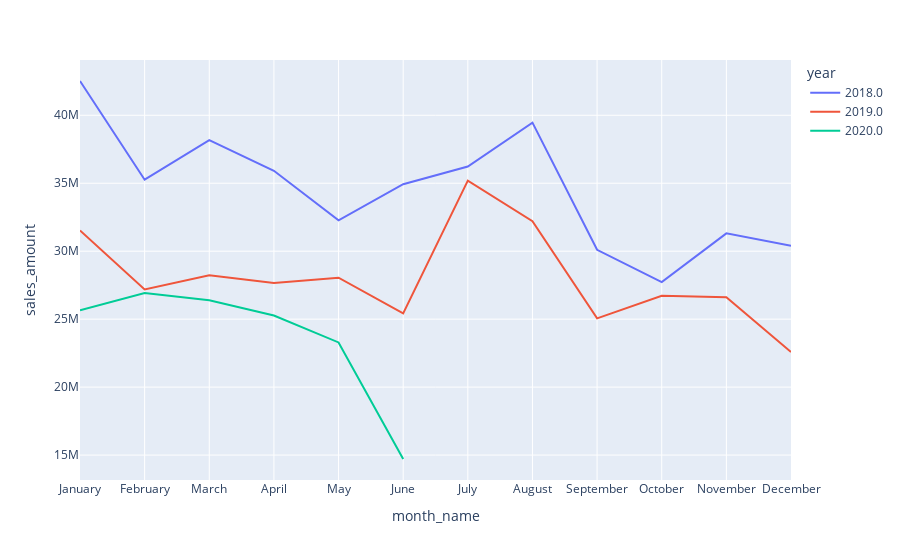

This figure's notebook cell:
### Code cell
month_year_group = df.groupby(['year','month_name'])['sales_amount'].sum()
month_year_group = month_year_group.reindex(months, level='month_name').reset_index()
fig = px.line(month_year_group[3:], x="month_name", y='sales_amount', color='year')
fig.update_layout(hovermode="x")
fig.update_xaxes(type='category', tick0='January')
fig.show()

# idk why its not working here

### Figure 1 — Plotly figure (JSON) as saved in the notebook; plotly's stock layout.template omitted (floating-point values rounded to 4 significant figures)
{"data": [{"hovertemplate": "year=2018.0<br>month_name=%{x}<br>sales_amount=%{y}<extra></extra>", "legendgroup": "2018.0", "line": {"color": "#636efa", "dash": "solid"}, "mode": "lines", "name": "2018.0", "orientation": "v", "showlegend": true, "type": "scatter", "x": ["January", "February", "March", "April", "May", "June", "July", "August", "September", "October", "November", "December"], "xaxis": "x", "y": [42521659, 35258929, 38169872, 35919198, 32273884, 34925537, 36228538, 39459625, 30102531, 27731427, 31311761, 30405982], "yaxis": "y"}, {"hovertemplate": "year=2019.0<br>month_name=%{x}<br>sales_amount=%{y}<extra></extra>", "legendgroup": "2019.0", "line": {"color": "#EF553B", "dash": "solid"}, "mode": "lines", "name": "2019.0", "orientation": "v", "showlegend": true, "type": "scatter", "x": ["January", "February", "March", "April", "May", "June", "July", "August", "September", "October", "November", "December"], "xaxis": "x", "y": [31531844, 27189432, 28224398, 27654680, 28050701, 25418299, 35192282, 32212074, 25061571, 26724865, 26611713, 22580255], "yaxis": "y"}, {"hovertemplate": "year=2020.0<br>month_name=%{x}<br>sales_amount=%{y}<extra></extra>", "legendgroup": "2020.0", "line": {"color": "#00cc96", "dash": "solid"}, "mode": "lines", "name": "2020.0", "orientation": "v", "showlegend": true, "type": "scatter", "x": ["January", "February", "March", "April", "May", "June"], "xaxis": "x", "y": [25659711, 26925734, 26385217, 25264333, 23288588, 14711976], "yaxis": "y"}], "layout": {"hovermode": "x", "legend": {"title": {"text": "year"}, "tracegroupgap": 0}, "margin": {"t": 60}, "xaxis": {"anchor": "y", "domain": [0, 1], "tick0": "January", "title": {"text": "month_name"}, "type": "category"}, "yaxis": {"anchor": "x", "domain": [0, 1], "title": {"text": "sales_amount"}}}}
